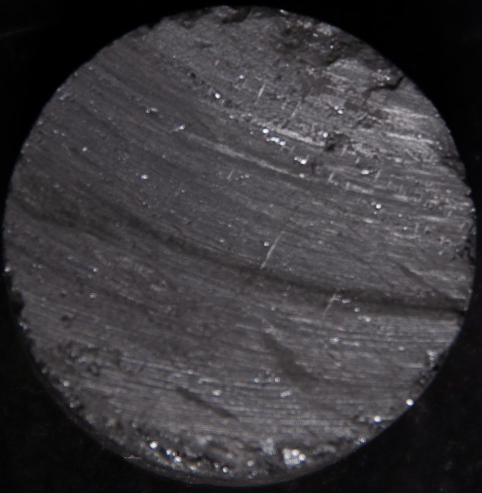
#> input picture data/1/before/original.jpg, 963 x 986 px (shown at 1/2 size)
$ jupyter execute --allow-errors get_stats.ipynb   (shell and % lines are left out)   (older library calls are emulated)
#> lines starting #> are read from the running program, lines starting #| are printed output that depends on the picture; after the words box and inside, x2 and y2 are one past the last pixel; in counts of white or black regions, pixels touching at a corner belong together
[cell 1]
import cv2
import seaborn as sns
import pandas as pd
import numpy as np
import matplotlib.ticker as ticker
from matplotlib import pyplot as plt
from matplotlib.image import imread
from matplotlib.patches import Patch
from matplotlib.ticker import MaxNLocator
from math import sqrt, pi, log
from statistics import median, mean
import warnings
warnings.filterwarnings("ignore")
plt.rcParams["font.family"] = "Times New Roman"

[cell 2]
def get_params(image):

    size = image.shape[0]
    negated = cv2.bitwise_not(image)
    nlabels, _, stats, _ = \
        cv2.connectedComponentsWithStats(
            image=negated,
            labels=None,
            stats=None,
            centroids=None,
            connectivity=8,
            ltype=cv2.CV_32S
        )

    thicknesses, areas = [], []
    for i in range(1, nlabels):
        w = stats[i, cv2.CC_STAT_WIDTH]
        h = stats[i, cv2.CC_STAT_HEIGHT]
        area = stats[i, cv2.CC_STAT_AREA]
        areas.append(area)
        bbox_diagonal = sqrt((w**2 + h**2))
        thickness = area / bbox_diagonal
        thicknesses.append(thickness)

    radius = size / 2
    tca = 1e4 * sum(areas) / (pi * radius**2)

    lengths = [area * 32 / size / median(thicknesses) for area in areas]

    n, total_nc = 5, 0
    for i in range(1, n + 1):
        ith_line = negated[i * size // (n + 1)]
        for j in range(len(ith_line) - 1):
            if ith_line[j] == 0 and ith_line[j + 1] == 255:
                total_nc += 1
    cd = total_nc / n / 0.032

    return {
        "tca": tca,
        "lengths": lengths,
        "avg_length": median(lengths),
        "25_length": np.percentile(lengths, 25),
        "75_length": np.percentile(lengths, 75),
        "total_cracks": len(lengths),
        "cd": cd,
    }

[cell 3]
sample_to_process = {
    1: "FTC4",
    2: "FT60",
    3: "FTC2",
    4: "FT90",
    5: "FTC5",
    6: "FT30",
    7: "FTC1",
    8: "FTC3",
    9: "FT120",
    10: "FT150",
}

param_names = [
    "tca",
    "avg_length",
    "25_length",
    "75_length",
    "total_cracks",
    "cd",
]

data = {}
for when in ["after", "before"]:
    data[when] = {"Sample": [], "process": []}
#> further down, img is the input picture: shape (986, 963, 3); mean R, G, B 59.7, 57.3, 60.8
#> `img = cv2.resize(img, (640, 640))`:
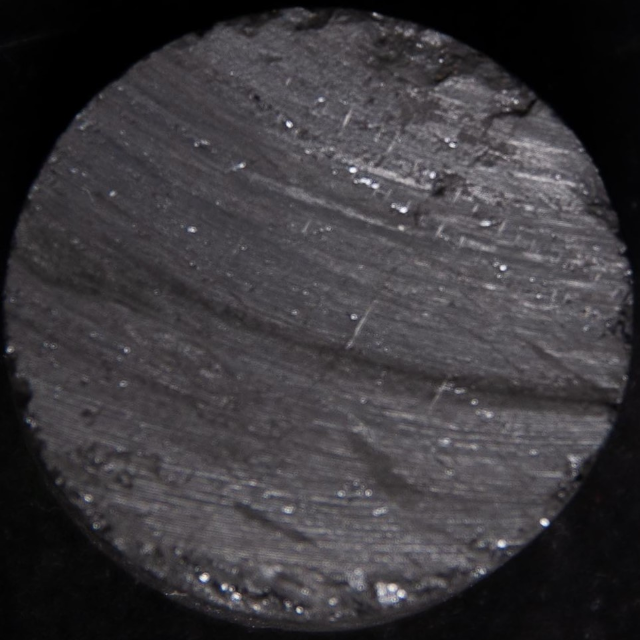
#> img: shape (640, 640, 3); mean R, G, B 59.6, 57.2, 60.7
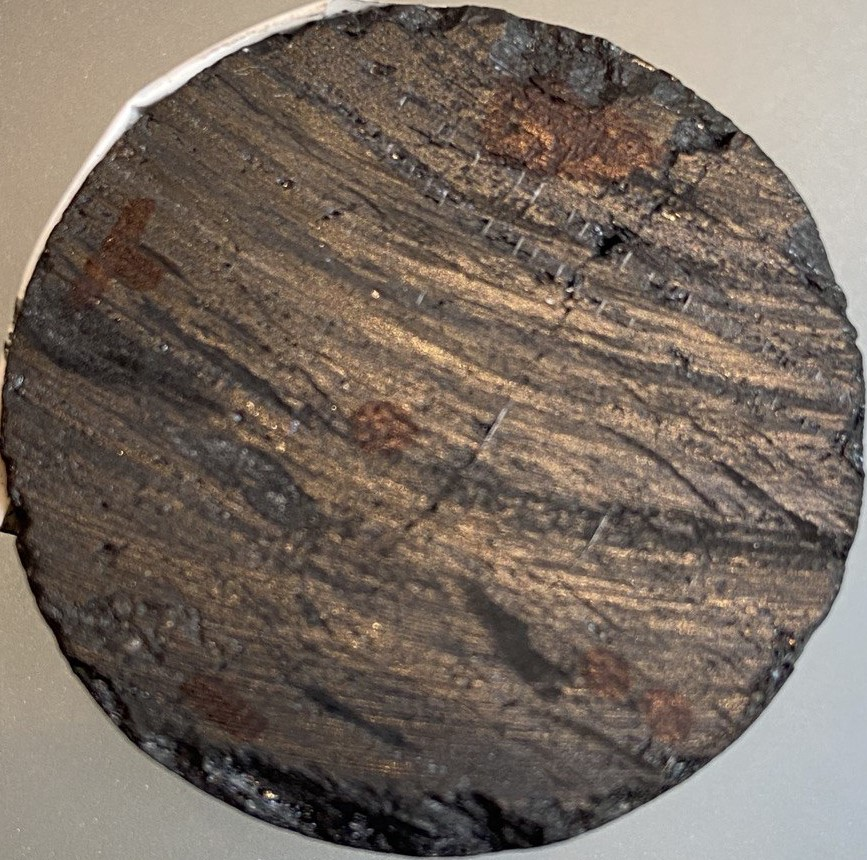
#> input picture data/1/after/original.jpg, 867 x 860 px
#> further down, img is the input picture: shape (860, 867, 3); mean R, G, B 118.4, 106.2, 96.1
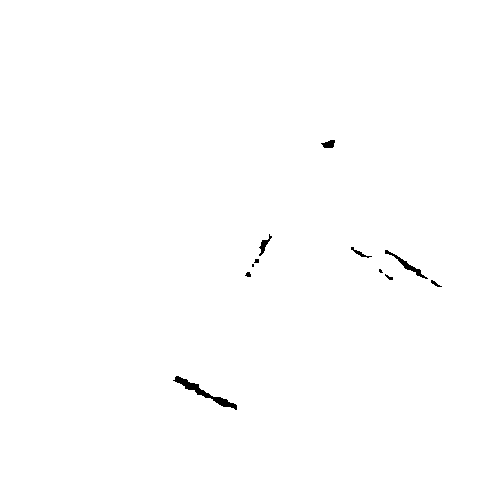
#> input picture data/1/before/transformed.bmp, 480 x 480 px
#> `img = imread(path + "before/transformed.bmp")`: img: shape (480, 480); 99.6% white; 11 black regions (3 under 20 px), largest, box (x1, y1, x2, y2) and area: (173, 376, 237, 410) 404, (385, 250, 428, 279) 192, (259, 234, 272, 256) 91
#> `img = cv2.circle(img, (240, 240), 237, 0, 2)`:
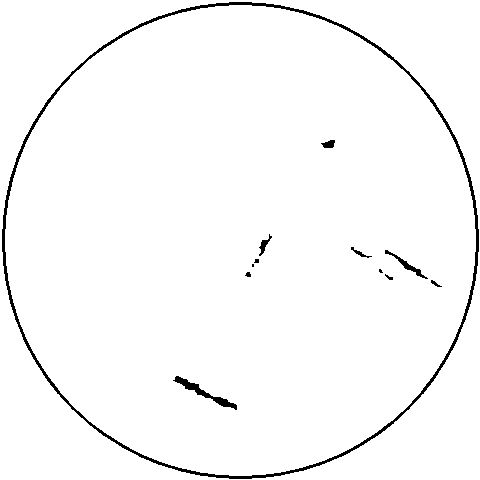
#> img: shape (480, 480); 97.7% white; 12 black regions (3 under 20 px), largest, box (x1, y1, x2, y2) and area: (2, 2, 479, 479) 4362, (173, 376, 237, 410) 404, (385, 250, 428, 279) 192
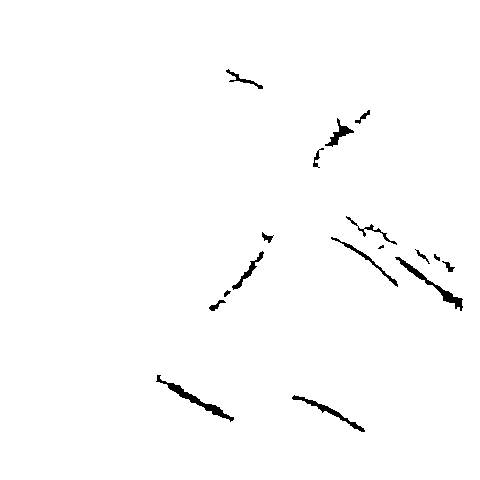
#> input picture data/1/after/transformed.bmp, 480 x 480 px
#> `img = imread(path + "after/transformed.bmp")`: img: shape (480, 480); 98.8% white; 17 black regions (1 under 20 px), largest, box (x1, y1, x2, y2) and area: (156, 375, 234, 422) 502, (395, 257, 463, 311) 458, (292, 395, 365, 432) 345
#> `img = cv2.circle(img, (240, 240), 237, 0, 2)`:
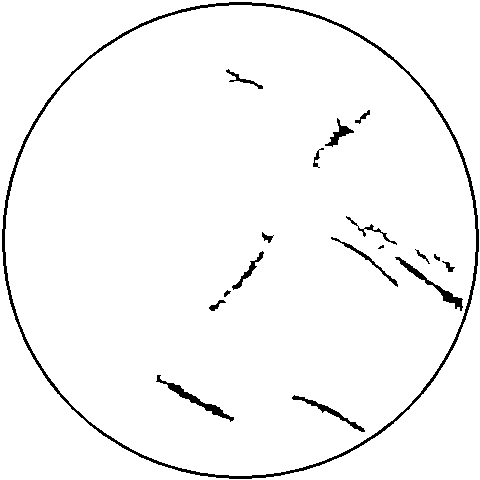
#> img: shape (480, 480); 96.9% white; 18 black regions (1 under 20 px), largest, box (x1, y1, x2, y2) and area: (2, 2, 479, 479) 4362, (156, 375, 234, 422) 502, (395, 257, 463, 311) 458
#> further down, transformed is the input picture: shape (480, 480, 3); 98.8% white; 17 black regions (1 under 20 px), largest, box (x1, y1, x2, y2) and area: (156, 375, 234, 422) 502, (395, 257, 463, 311) 458, (292, 395, 365, 432) 345

#> (the rest of this cell did not finish here and is left out)

#> in get_params, `nlabels, _, stats, _ = \ cv2.connectedComponentsWithStats( image=negat..`: nlabels = 18; stats = 18 rows, first 6: [0, 0, 480, 480, 227671], [226, 69, 37, 20, 144], [355, 110, 15, 14, 63], [325, 118, 29, 29, 237], [313, 148, 11, 20, 65], [346, 216, 51, 29, 161]
#> the loop in get_params, `for i in range(1, nlabels):` made 17 passes
#> (w, h, area, bbox_diagonal, thickness) on passes 1, 2, 3, 4, 5, 6, 7, 9, 10, 11, 12, 13: (37, 20, 144, 42.06, 3.42), (15, 14, 63, 20.52, 3.07), (29, 29, 237, 41.01, 5.78), (11, 20, 65, 22.83, 2.85), (51, 29, 161, 58.67, 2.74), (12, 11, 58, 16.28, 3.56), (67, 50, 248, 83.6, 2.97), (15, 15, 47, 21.21, 2.22), (32, 39, 212, 50.45, 4.2), (6, 7, 24, 9.22, 2.6), (68, 54, 458, 86.83, 5.27), (13, 11, 55, 17.03, 3.23)
#> after the loop in get_params, `for i in range(1, nlabels):`: areas = [144, 63, 237, 65, 161, 58, 248, 14, 47, 212, 24, 458, 55, 26, 70, 502, 345]; thicknesses = [3.42, 3.07, 5.78, 2.85, 2.74, 3.56, 2.97, 1.94, 2.22, 4.2, 2.6, 5.27, 3.23, 2.63, 3.46, 5.51, 4.22]
#> in get_params, `tca = 1e4 * sum(areas) / (pi * radius**2)`: tca = 150.8
#> in get_params, `lengths = [area * 32 / size / median(thicknesses) for area in areas]`: lengths = [2.97, 1.3, 4.89, 1.34, 3.32, 1.2, 5.12, 0.289, 0.97, 4.38, 0.495, 9.45, 1.14, 0.537, 1.44, 10.36, 7.12]
#> after the loop in get_params, `for i in range(1, n + 1):`: total_nc = 8
#> in get_params, `cd = total_nc / n / 0.032`: cd = 50
#> `params = get_params(transformed)`: params = {'tca': 150.8, 'lengths': [2.97, 1.3, 4.89, 1.34, 3.32, 1.2, 5.12, 0.289, 0.97, 4.38, 0.495, 9.45, 1.14, 0.537, 1.44, 10.36, 7.12], 'avg_length': 1.44, '25_length': 1.14, '75_length': 4.89, 'total_cracks': 17, 'cd': 50}
#> after the loop `for param in param_names:`: data = 2 items
        for param in param_names:
            if param in data[when]:
                data[when][param].append(params[param])
            else:
                data[when][param] = [params[param]]
        lengths_data[when] = params["lengths"]
        data[when]["process"].append(sample_to_process[sample])
        data[when]["Sample"].append(sample)

    fig = plt.figure(figsize=(6, 3))
    ax = fig.add_subplot()
    g = sns.histplot(
        data=lengths_data,
        kde=True,
        linewidth=1,
        element="step",
        binwidth=1
    )
    ax.xaxis.set_major_locator(MaxNLocator(integer=True))
    ax.yaxis.set_major_locator(MaxNLocator(integer=True))
    ax.spines.top.set_visible(False)
    ax.spines.right.set_visible(False)
    ax.spines.bottom.set_visible(False)
    ax.set(ylabel=None)

    pastel = sns.color_palette("pastel")
    deep = sns.color_palette("deep")

    legend_elements = [
        Patch(deep[0], pastel[0], label="after LN₂"),
        Patch(deep[1], pastel[1], label="before LN₂"),
    ]
    ax.legend(handles=legend_elements)

    plt.xlabel(f"Length of cracks of {sample_to_process[sample]} (mm)", fontsize=14)
    plt.ylabel(f"Number of cracks of {sample_to_process[sample]}", fontsize=14)
    plt.setp(g.get_legend().get_texts(), fontsize='14')
    # plt.savefig(
    #     f"results/processes/{sample_to_process[sample]}/graph.svg",
    #     format="svg",
    #     bbox_inches='tight'
    # )
    plt.savefig(
        f"results/processes/{sample_to_process[sample]}/graph.png",
        dpi=600,
        bbox_inches='tight'
    )
    plt.show()
    plt.clf()

[cell 4]
df_before = pd.DataFrame.from_dict(data["before"]).set_index("Sample")
#> df_before = table of 1 rows and 7 columns
df_before["when"] = "before"
df_after = pd.DataFrame.from_dict(data["after"]).set_index("Sample")
#> df_after = table of 1 rows and 7 columns
df_after["when"] = "after"
df_after
#> Out = table of 1 rows and 8 columns

[cell 5]
df_before
#> Out = table of 1 rows and 8 columns

[cell 6]
df = pd.concat([df_before, df_after]).reset_index()
#> df = table of 2 rows and 9 columns

order = [
    "FT30", "FT60", "FT90", "FT120", "FT150",
    "FTC1", "FTC2", "FTC3", "FTC4", "FTC5",
]

ylabel = {
    "tca": "TCA [cm²/m²]",
    "avg_length": "Q2 [mm]",
    "25_length": "Q1 [mm]",
    "75_length": "Q3 [mm]",
    "total_cracks": "TNC [−]",
    "cd": "CD [1/m]",

}
pal = sns.color_palette("Paired")

#> (the rest of this cell did not finish here and is left out)

[cell 7]
change = {
    f"{param}_change": df_after[param] / df_before[param] - 1 \
    for param in param_names
}
#> change = 6 items

df_change = pd.DataFrame(change)
#> df_change = table of 1 rows and 6 columns
df_change["process"] = [sample_to_process[sample] for sample in df_change.index]
df_change.to_csv("results/change.csv")
df_change
#> Out = table of 1 rows and 7 columns

[cell 8]
df_change = (
    df_change
        .assign(
            process = lambda x: pd.Categorical(
            x['process'],
            categories=order,
            ordered=True)
        )
        .sort_values('process')
)
#> df_change = table of 1 rows and 7 columns
df_change
#> Out = table of 1 rows and 7 columns
